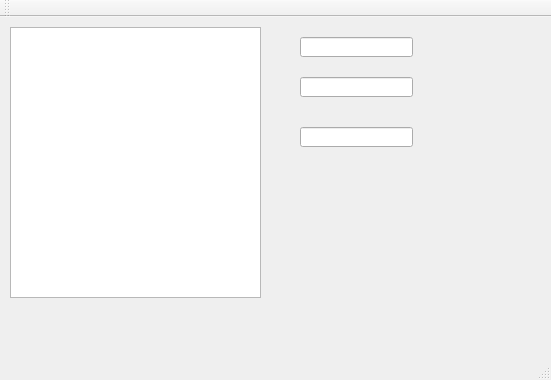
<?xml version="1.0" encoding="UTF-8"?>
<ui version="4.0">
 <class>MainWindow</class>
 <widget class="QMainWindow" name="MainWindow">
  <property name="geometry">
   <rect>
    <x>0</x>
    <y>0</y>
    <width>551</width>
    <height>380</height>
   </rect>
  </property>
  <property name="windowTitle">
   <string>MainWindow</string>
  </property>
  <widget class="QWidget" name="centralWidget">
   <widget class="QTextBrowser" name="textBrowser">
    <property name="geometry">
     <rect>
      <x>10</x>
      <y>10</y>
      <width>251</width>
      <height>271</height>
     </rect>
    </property>
   </widget>
   <widget class="QLineEdit" name="lineEditMaxNum">
    <property name="geometry">
     <rect>
      <x>300</x>
      <y>20</y>
      <width>113</width>
      <height>20</height>
     </rect>
    </property>
   </widget>
   <widget class="QLineEdit" name="lineEditMinNum">
    <property name="geometry">
     <rect>
      <x>300</x>
      <y>60</y>
      <width>113</width>
      <height>20</height>
     </rect>
    </property>
   </widget>
   <widget class="QLineEdit" name="lineEditName">
    <property name="geometry">
     <rect>
      <x>300</x>
      <y>110</y>
      <width>113</width>
      <height>20</height>
     </rect>
    </property>
   </widget>
  </widget>
  <widget class="QMenuBar" name="menuBar">
   <property name="geometry">
    <rect>
     <x>0</x>
     <y>0</y>
     <width>551</width>
     <height>23</height>
    </rect>
   </property>
  </widget>
  <widget class="QToolBar" name="mainToolBar">
   <attribute name="toolBarArea">
    <enum>TopToolBarArea</enum>
   </attribute>
   <attribute name="toolBarBreak">
    <bool>false</bool>
   </attribute>
  </widget>
  <widget class="QStatusBar" name="statusBar"/>
 </widget>
 <layoutdefault spacing="6" margin="11"/>
 <resources/>
 <connections/>
</ui>
